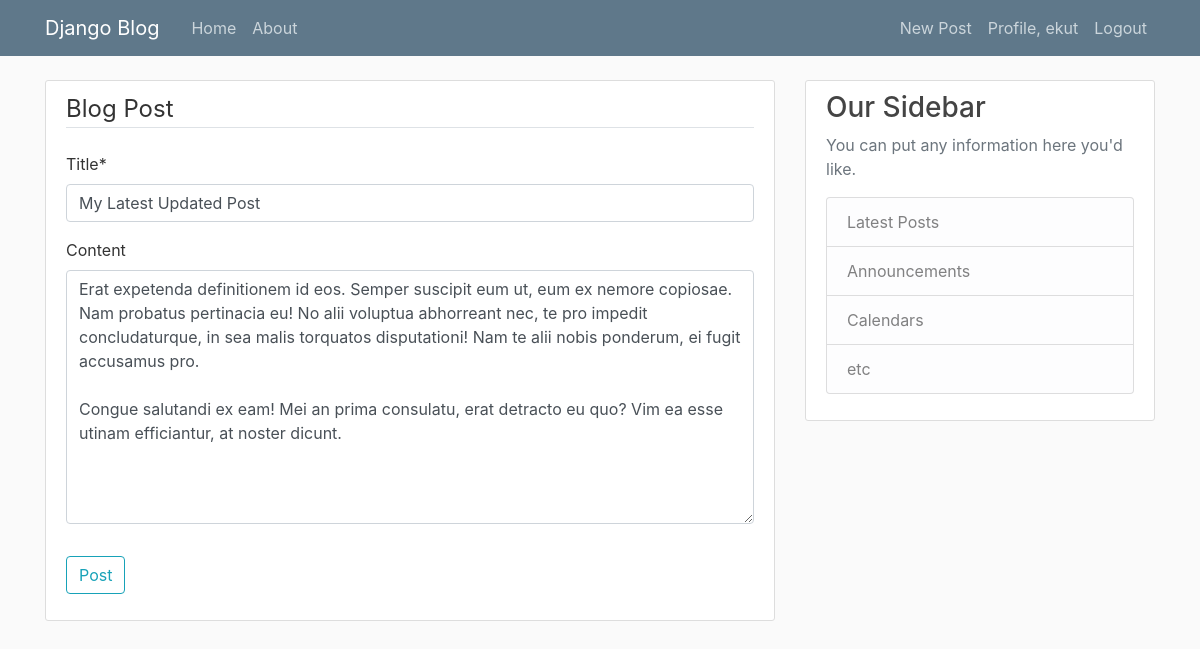
The page /post/28/update/ (signed in) on the database as committed earlier.
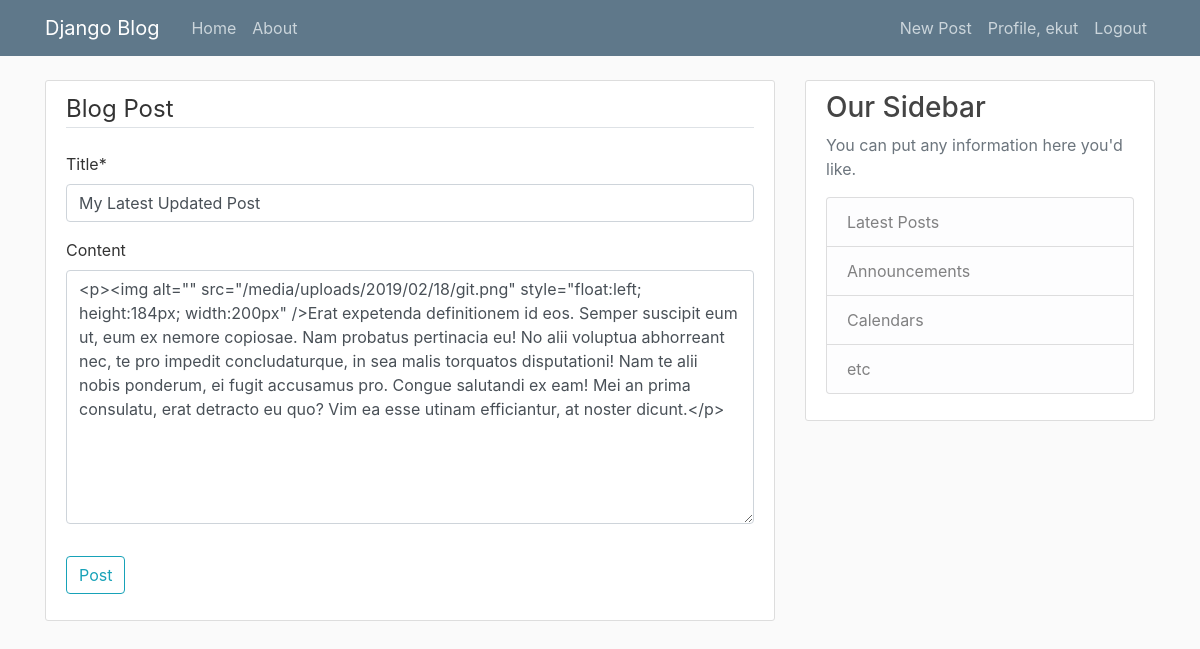
The same page on the database as committed later.
### blog/models.py (models this page shows, shortened)
class Post(models.Model):
    title = models.CharField(max_length=100)
    content = RichTextUploadingField(null=True, blank=True)
    date_posted = models.DateTimeField(default=timezone.now)
    author = models.ForeignKey(User, on_delete=models.CASCADE)

### blog/views.py (the view, shortened to what this page needs)
# urls.py: path('post/<int:pk>/update/', PostUpdateView.as_view(), name='post-update'),
class PostUpdateView(LoginRequiredMixin, UserPassesTestMixin, UpdateView):
    model = Post
    fields = ['title', 'content']
    def test_func(self):
        post = self.get_object()
        if self.request.user == post.author:
            return True
        return False

### blog/templates/blog/post_form.html (shortened to what this page needs)
{% extends "blog/base.html" %}
{% load crispy_forms_tags %}
{% block content %}
    <div class="content-section">
        <form method="POST">
            <fieldset class="form-group">
                <legend class="border-bottom mb-4">Blog Post</legend>
                {{ form|crispy }}
            </fieldset>
            <div class="form-group">
                <button class="btn btn-outline-info" type="submit">Post</button>
            </div>
        </form>
    </div>
{% endblock content %}

Rows that differ between the two databases and show on the page:
changed Post "My Latest Updated Post": content "Erat expetenda definitionem id eos. Semper suscipit eum ut, eum ex nemore copiosae. Nam probatus pertinacia eu! No alii voluptua abhorreant nec, te pro impedit concludaturque, in sea malis torquatos disputationi! Nam te alii nobis ponderum, ei fugit accusamus pro. Congue salutandi ex eam! Mei an prima consulatu, erat detracto eu quo? Vim ea esse utinam efficiantur, at noster dicunt." → "<p><img alt=\"\" src=\"/media/uploads/2019/02/18/git.png\" style=\"float:left; height:184px; width:200px\" />Erat expetenda definitionem id eos. Semper suscipit eum ut, eum ex nemore copiosae. Nam probatus pertinacia eu! No alii voluptua abhorreant nec, te pro impedit concludaturque, in sea malis torquatos disputationi! Nam te alii nobis ponderum, ei fugit accusamus pro. Congue salutandi ex eam! Mei an prima consulatu, erat detracto eu quo? Vim ea esse utinam efficiantur, at noster dicunt.</p>"
